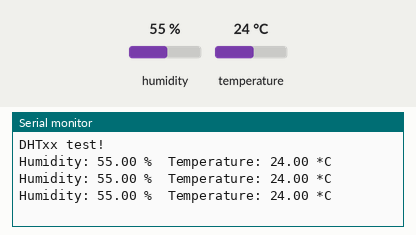
The sketch below on a simulated Arduino Zero (SAMD21). On the bench: the last lines printed to the serial monitor. Inputs (shaded band) come from the test bench; at power-on: humidity 55 %, temperature 24 °C.

Above: at 3.8 s.
3.9 s: humidity set to 22 %
At 6.6 s:
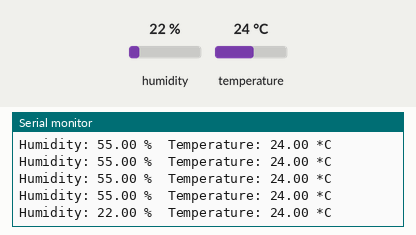
7.8 s: temperature set to 12 °C
At 9.7 s:
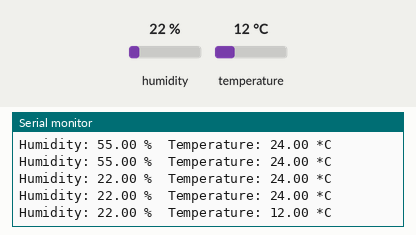
11.7 s: humidity set to 40 %
At 12.9 s:
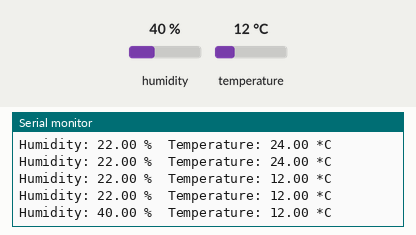
Timing chart, 0 to 14.7 s (numbered marks = the images above; inputs shaded):
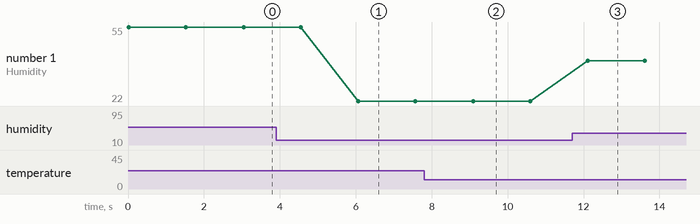

Measured:
- after the input at 3.9 s, the serial monitor: prints a new line after 2.2 s (image 1)
- after the input at 7.8 s, the serial monitor: prints a new line after 1.3 s (image 2)
- after the input at 11.7 s, the serial monitor: prints a new line after 0.42 s (image 3)
- plotted number 1: 55 → 22 after the input at 3.9 s, 22 → 40 after the input at 11.7 s

The sketch:

DHTtester.ino
```cpp
// Example testing sketch for various DHT humidity/temperature sensors
// Written by ladyada, public domain

#include "Grove_Temperature_And_Humidity_Sensor.h"

// Uncomment whatever type you're using!
#define DHTTYPE DHT11   // DHT 11
//#define DHTTYPE DHT22   // DHT 22  (AM2302)
//#define DHTTYPE DHT21   // DHT 21 (AM2301)
//#define DHTTYPE DHT10   // DHT 10
//#define DHTTYPE DHT20   // DHT 20

/*Notice: The DHT10 and DHT20 is different from other DHT* sensor ,it uses i2c interface rather than one wire*/
/*So it doesn't require a pin.*/
#define DHTPIN 2     // what pin we're connected to（DHT10 and DHT20 don't need define it）
DHT dht(DHTPIN, DHTTYPE);   //   DHT11 DHT21 DHT22
//DHT dht(DHTTYPE);         //   DHT10 DHT20 don't need to define Pin

// Connect pin 1 (on the left) of the sensor to +5V
// Connect pin 2 of the sensor to whatever your DHTPIN is
// Connect pin 4 (on the right) of the sensor to GROUND
// Connect a 10K resistor from pin 2 (data) to pin 1 (power) of the sensor

#if defined(ARDUINO_ARCH_AVR)
    #define debug  Serial

#elif defined(ARDUINO_ARCH_SAMD) ||  defined(ARDUINO_ARCH_SAM)
    #define debug  SerialUSB
#else
    #define debug  Serial
#endif

void setup() {
    Serial.begin(115200);
    Serial.println("DHTxx test!");

    // //debug.begin(115200);
    // //debug.println("DHTxx test!");

    Wire.begin();

    /*if using WIO link,must pull up the power pin.*/
    // pinMode(PIN_GROVE_POWER, OUTPUT);
    // digitalWrite(PIN_GROVE_POWER, 1);

    dht.begin();
}

void loop() {
    float temp_hum_val[2] = {0};
    // Reading temperature or humidity takes about 250 milliseconds!
    // Sensor readings may also be up to 2 seconds 'old' (its a very slow sensor)


    if (!dht.readTempAndHumidity(temp_hum_val)) {
        Serial.print("Humidity: ");
        Serial.print(temp_hum_val[0]);
        Serial.print(" %\t");
        Serial.print("Temperature: ");
        Serial.print(temp_hum_val[1]);
        Serial.println(" *C");
    } else {
        Serial.println("Failed to get temprature and humidity value.");
    }

    delay(1500);
}
```
